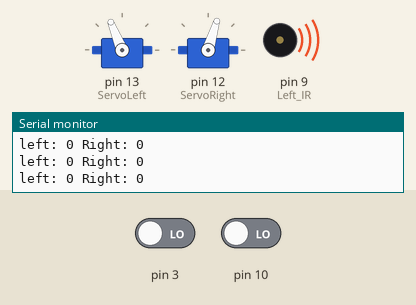
A sketch run on a simulated Arduino Uno, built with avr-gcc and run on an emulated ATmega328P. Parts: 2 × servo, buzzer (waves = sounding), the last lines printed to the serial monitor. The test bench sets the inputs (shaded band); at power-on: pin 3 LOW, pin 10 LOW.

Above: at 1.2 s.
1.3 s: pin 3 driven HIGH
At 2.4 s:
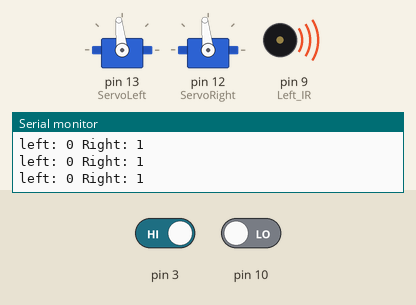
2.8 s: pin 3 driven LOW
At 3.7 s:
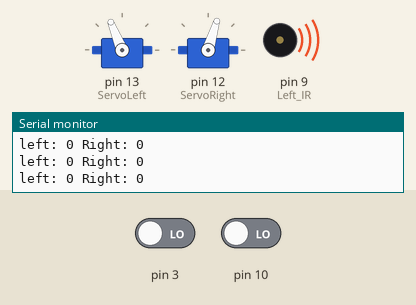
5.8 s: pin 10 driven HIGH
At 6.9 s:
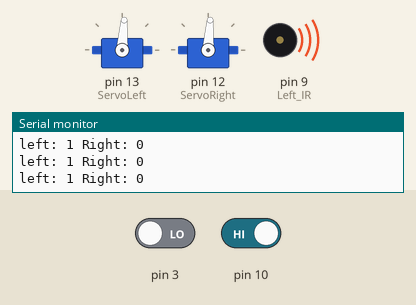
8.8 s: pin 10 driven LOW
At 9.9 s:
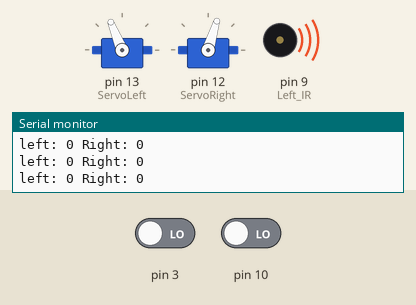
Timing chart, 0 to 21.8 s (numbered marks = the images above; inputs shaded):
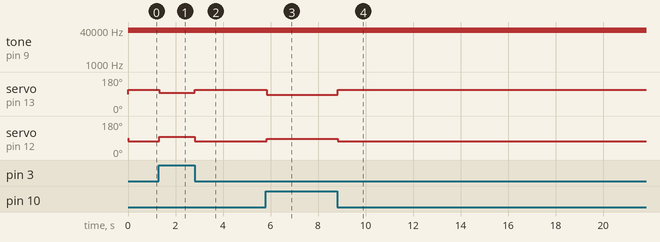

Measured:
- after the input at 1.3 s, tone on pin 9 (Left_IR): stays 38000 Hz (without the input it goes to silent after 1.5 s); servo on pin 13 (ServoLeft): 112° → 96° at once; servo on pin 12 (ServoRight): 73° → 96° at once
- after the input at 2.8 s, tone on pin 9 (Left_IR): stays 38000 Hz (without the input it goes to silent after 3.0 s); servo on pin 13 (ServoLeft): 96° → 112° at once; servo on pin 12 (ServoRight): 96° → 73° at once
- after the input at 5.8 s, servo on pin 13 (ServoLeft): 112° → 86° at once; servo on pin 12 (ServoRight): 73° → 86° at once
- after the input at 8.8 s, servo on pin 13 (ServoLeft): 86° → 112° at once; servo on pin 12 (ServoRight): 86° → 73° at once

The sketch:

FollowBlack.ino
```cpp
#include <Servo.h>

// initialize servo motors
Servo ServoLeft;
Servo ServoRight;

int leftGo = 1700;
int rightGo = 1300;
int leftTurn = 96;
int rightTurn = 86;
int leftReverse = 86;
int rightReverse = 96;
int stopGo = 0;


void setup()
{
  pinMode(10, INPUT); pinMode(9, OUTPUT); // Left IR & Receiver
  pinMode(3, INPUT); pinMode(2, OUTPUT); // Right IR & Receiver
  ServoLeft.attach(13);
  ServoRight.attach(12);
  Serial.begin(9600);
}

int irDetect(int irLedPin, int irReceiverPin, long frequency)
{
  tone(irLedPin, frequency, 8);              // IRLED 38 kHz for at least 1 ms
  delay(1);                                  // Wait 1 ms
  int ir = digitalRead(irReceiverPin);       // IR receiver -> ir variable
  delay(1);                                  // Down time before recheck
  return ir;                                 // Return 1 no detect, 0 detect
}

void loop(){
  int irLeft = irDetect(9, 10, 38000);       // Check for object
  int irRight = irDetect(2, 3, 38000);       // Check for object

  Serial.print("left: ");
  Serial.print(irLeft);
  Serial.print(" Right: ");
  Serial.print(irRight);
  Serial.print("\n");

  if(irRight == 0 && irLeft == 0){
    ServoLeft.write(leftGo);
    ServoRight.write(rightGo);
  }
  else if (irRight == 1 && irLeft == 0){
    ServoLeft.write(leftTurn);
    ServoRight.write(rightReverse);
  }
  else if (irRight == 0 && irLeft == 1){
    ServoLeft.write(leftReverse);
    ServoRight.write(rightTurn);
  }
}
```
